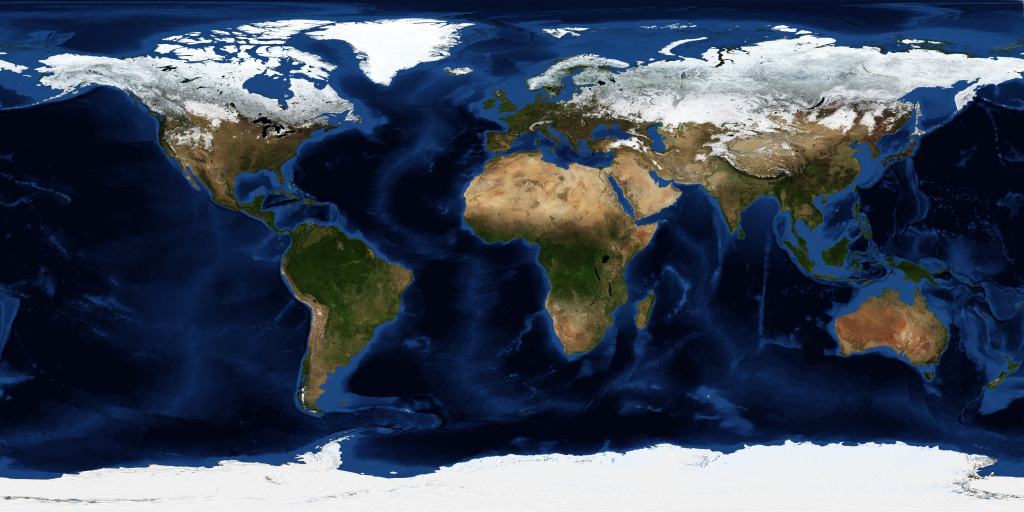
#> input picture src/ui/earth_texture_cache.jpg, 2048 x 1024 px, given in place of the camera (shown at 1/2 size)
$ python monica_video_enhancer.py
#> lines starting #> are read from the running program, lines starting #| are printed output that depends on the picture; after the words box and inside, x2 and y2 are one past the last pixel; in counts of white or black regions, pixels touching at a corner belong together
"""
Monica Video Enhancer - ULTRA HIGH QUALITY Video Processing
HDR-like effects, vibrant colors, professional broadcast quality.
Optimized for real-time performance.
"""
import cv2
import numpy as np
from typing import Optional


class VideoEnhancer:
    """
    ULTRA video enhancement for broadcast-quality, vibrant video.
    Features: HDR tone mapping, bloom, vibrant colors, denoising, sharpening.
    """

    def __init__(self):
        self.enabled = True
        self.quality_mode = 'ultra'  # 'fast', 'balanced', 'quality', 'ultra'

        # ULTRA enhancement settings
        self.contrast = 1.20      # Strong contrast
        self.brightness = 12      # Good brightness
        self.saturation = 1.35    # Vibrant colors
        self.sharpness = 0.5      # Crisp sharpening
        self.bloom_intensity = 0.15  # Subtle bloom/glow
        self.vibrance = 1.2       # Color vibrance

        # Pre-create CLAHE for HDR-like effect (stronger settings)
        self.clahe = cv2.createCLAHE(clipLimit=3.0, tileGridSize=(8, 8))
        self.clahe_color = cv2.createCLAHE(clipLimit=2.5, tileGridSize=(4, 4))

        # Sharpening kernel (stronger)
        self.sharpen_kernel = np.array([
            [0, -1, 0],
            [-1, 5, -1],
            [0, -1, 0]
        ], dtype=np.float32)

        # Unsharp mask kernel
        self.unsharp_kernel = np.array([
            [-1, -1, -1],
            [-1,  9, -1],
            [-1, -1, -1]
        ], dtype=np.float32)

        # Frame skip for heavy operations
        self.frame_count = 0
        self.cached_lut = self._create_vibrant_lut()

        # Denoise settings
        self.denoise_strength = 3

        print("[VideoEnhancer] ✨ ULTRA HD mode initialized - Broadcast quality")

    def _create_vibrant_lut(self) -> np.ndarray:
        """Create lookup table for vibrant color enhancement."""
        lut = np.zeros((256, 1, 3), dtype=np.uint8)
        for i in range(256):
            # S-curve for contrast
            val = i / 255.0
            # Sigmoid-like curve for punch
            enhanced = 1 / (1 + np.exp(-10 * (val - 0.5)))
            enhanced = int(np.clip(enhanced * 255, 0, 255))
            lut[i, 0, :] = enhanced
#> further down, frame is the input picture: shape (1024, 2048, 3); mean B, G, R 90.8, 73.7, 63.2
        return lut

    # [28 lines left out: functions _apply_bloom, _apply_vibrance, not called in this run]

    def enhance(self, frame: np.ndarray) -> np.ndarray:
        """Apply FAST HD enhancements - optimized for real-time with NO LAG."""
        if not self.enabled or frame is None:
            return frame

        try:
            self.frame_count += 1

            # REMOVED: fastNlMeansDenoisingColored - TOO SLOW (causes major lag)
            # Use bilateral filter instead if needed (much faster)

            # 1. FAST contrast/brightness (always - very fast)
            frame = cv2.convertScaleAbs(frame, alpha=self.contrast, beta=self.brightness)
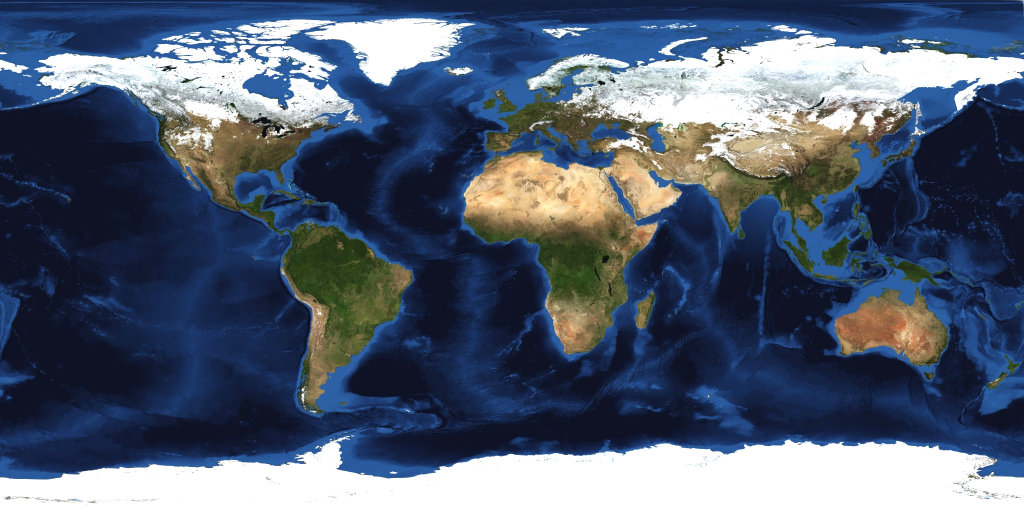
#> frame: shape (1024, 2048, 3) (shown at 1/2 size); mean of channels 0, 1, 2 114, 93.9, 81.9; drawn as B, G, R

            # 2. FAST CLAHE on luminance (optimized)
            lab = cv2.cvtColor(frame, cv2.COLOR_BGR2LAB)
#> lab: shape (1024, 2048, 3); mean of channels 0, 1, 2 96.3, 131.8, 114.4
            lab[:, :, 0] = self.clahe.apply(lab[:, :, 0])
#> lab: shape (1024, 2048, 3); mean of channels 0, 1, 2 117.6, 131.8, 114.4
            frame = cv2.cvtColor(lab, cv2.COLOR_LAB2BGR)
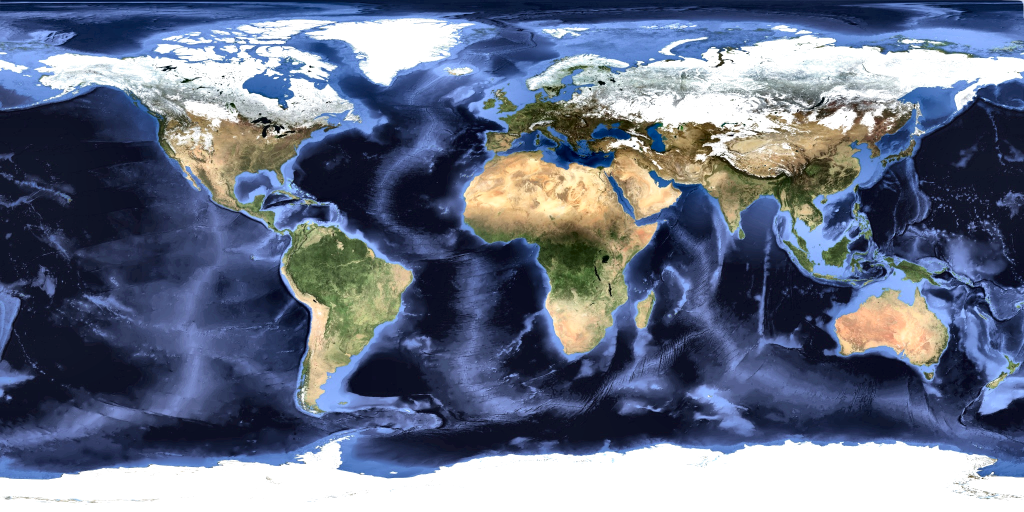
#> frame: shape (1024, 2048, 3) (shown at 1/2 size); mean B, G, R 135.3, 113.7, 104.3

            # 3. FAST saturation boost (single pass)
            hsv = cv2.cvtColor(frame, cv2.COLOR_BGR2HSV)
#> hsv: shape (1024, 2048, 3); mean H, S, V 82.1, 107.5, 142.7
            hsv = hsv.astype(np.float32)
#> hsv: shape (1024, 2048, 3) float32; mean H, S, V 81.7, 107.5, 142.7
            hsv[:, :, 1] = np.clip(hsv[:, :, 1] * self.saturation, 0, 255)
#> hsv: shape (1024, 2048, 3) float32; mean H, S, V 81.7, 143.9, 142.7
            hsv[:, :, 2] = np.clip(hsv[:, :, 2] * 1.03, 0, 255)  # Slight brightness
#> hsv: shape (1024, 2048, 3) float32; mean H, S, V 81.7, 143.9, 145.6
            frame = cv2.cvtColor(hsv.astype(np.uint8), cv2.COLOR_HSV2BGR)
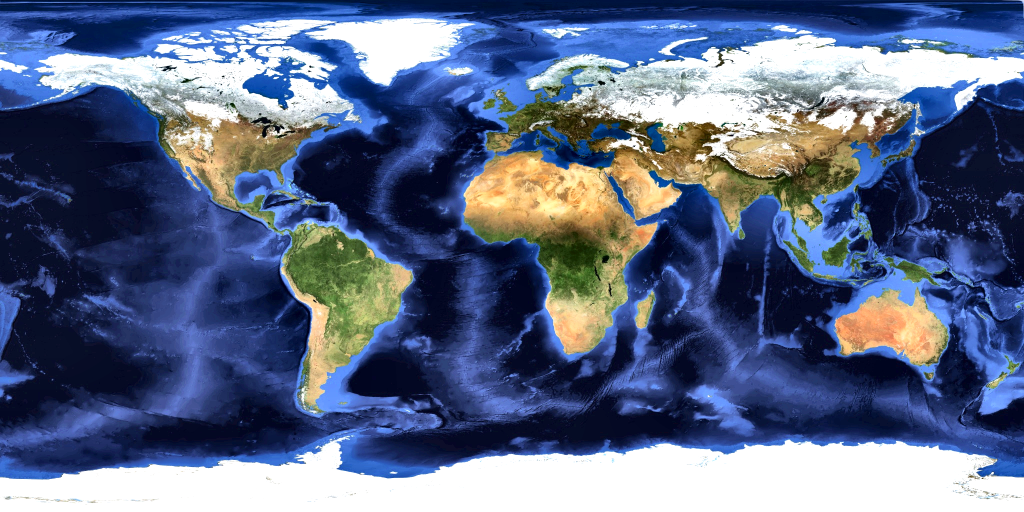
#> frame: shape (1024, 2048, 3) (shown at 1/2 size); mean B, G, R 135, 105, 92.2

            # 4. FAST sharpening (unsharp mask - lightweight)
            if self.sharpness > 0 and self.frame_count % 2 == 0:  # Every other frame
                gaussian = cv2.GaussianBlur(frame, (3, 3), 1.0)  # Smaller kernel = faster
                frame = cv2.addWeighted(frame, 1.0 + self.sharpness * 0.5, gaussian, -self.sharpness * 0.5, 0)

            return frame

        except Exception as e:
            # Fallback to basic enhancement
            return cv2.convertScaleAbs(frame, alpha=self.contrast, beta=self.brightness)

    # [46 lines left out: functions enhance_fast, set_quality, not called in this run]


# Singleton
_enhancer: Optional[VideoEnhancer] = None

# [5 lines left out: function get_video_enhancer, not called in this run]


if __name__ == "__main__":
    import time

    cap = cv2.VideoCapture(0)
    cap.set(cv2.CAP_PROP_FRAME_WIDTH, 1280)
    cap.set(cv2.CAP_PROP_FRAME_HEIGHT, 720)

    enhancer = VideoEnhancer()

    fps_times = []

    while True:
        start = time.time()
        ret, frame = cap.read()
        if not ret:
            break

        enhanced = enhancer.enhance(frame)

        # Calculate FPS
        fps_times.append(time.time() - start)
        if len(fps_times) > 30:
            fps_times.pop(0)
        fps = 1.0 / (sum(fps_times) / len(fps_times))

        # Show FPS
        cv2.putText(enhanced, f"FPS: {fps:.1f}", (10, 30),
                   cv2.FONT_HERSHEY_SIMPLEX, 1, (0, 255, 0), 2)
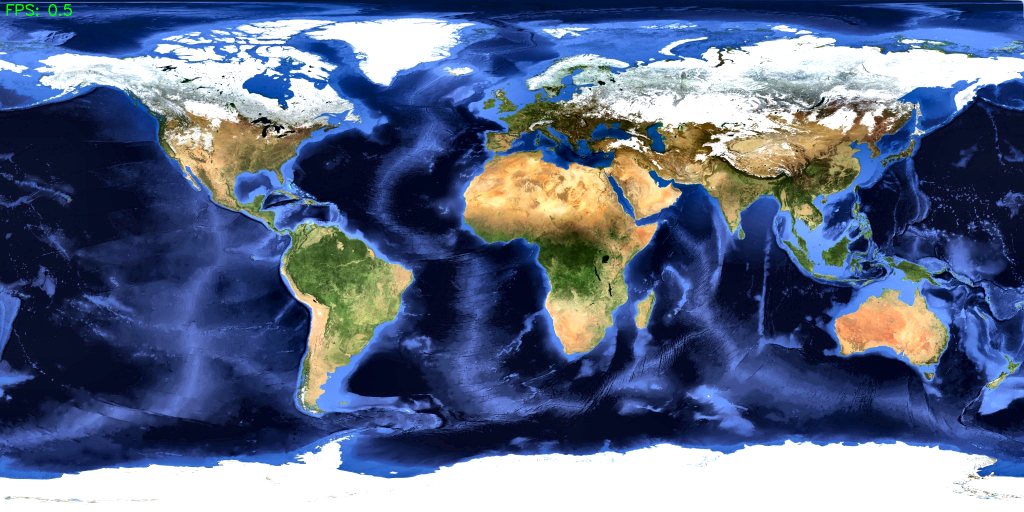
#> enhanced: shape (1024, 2048, 3) (shown at 1/2 size); 0.04% of pixels changed, all inside (x1, y1, x2, y2) = (13, 8, 144, 32)

        cv2.imshow("Enhanced Feed", enhanced)

        key = cv2.waitKey(1) & 0xFF
#> (key q is pressed here)
        if key == ord('q'):
            break
        elif key == ord('1'):
            enhancer.set_quality('fast')
        elif key == ord('2'):
            enhancer.set_quality('balanced')
        elif key == ord('3'):
            enhancer.set_quality('quality')

    cap.release()
    cv2.destroyAllWindows()
